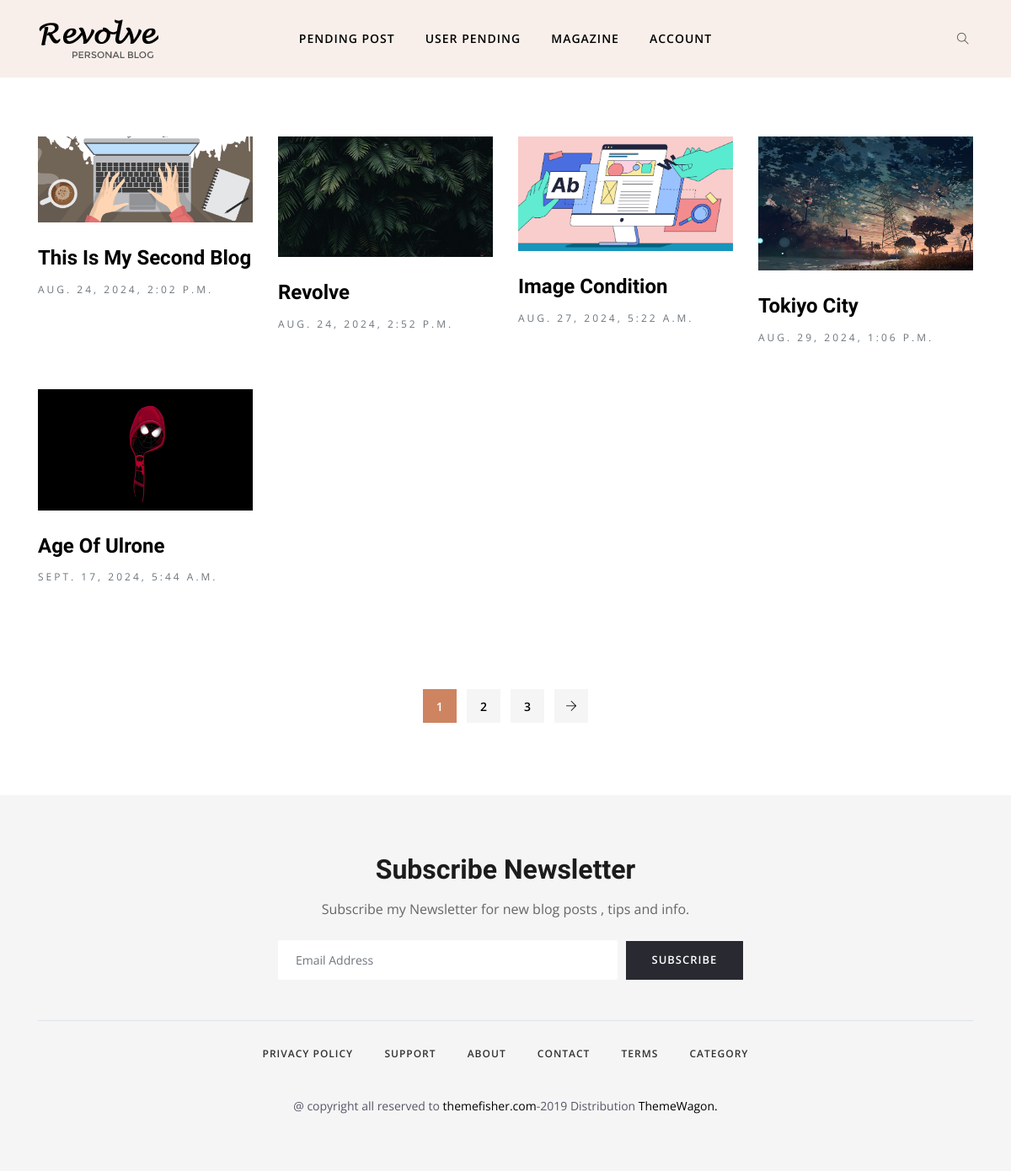
The page /adminhome on the database its author committed.
### posts/models.py (models this page shows, shortened)
class post(models.Model):
    STATUS_CHOICES = [
        ('Pending', 'Pending'),
        ('Approved', 'Approved'),
        ('Rejected', 'Rejected'),
    ]
    id = models.AutoField(primary_key=True)
    user = models.ForeignKey('register.Profile', on_delete=models.CASCADE)
    title = models.CharField(max_length=50)
    content = models.TextField()
    blog_picture = models.ImageField(upload_to='blog_pictures/')
    created_at = models.DateTimeField(auto_now_add=True)
    like = models.PositiveIntegerField(default=0)
    status = models.CharField(max_length=10, choices=STATUS_CHOICES, default='Pending')
    admin_comment = models.TextField(blank=True, null=True)
    showing = models.BooleanField(default=True)

### super/views.py (the view)
# urls.py: path('adminhome',views.adminhome,name = "adminhome"),
def adminhome(request):
    ch = request.user
    prf = Profile.objects.all()
    pst = post.objects.filter(status='Approved')
    return render(request,'admin_home.html',{'key':pst})

### templates/admin_home.html (shortened to what this page needs)
{% load static %}
<!DOCTYPE html>
<html lang="en">
<head>
	<link rel="stylesheet" href={% static "plugins/bootstrap/css/bootstrap.min.css"  %}>
	<link rel="stylesheet" href={% static "plugins/themify/css/themify-icons.css" %}>
	<link rel="stylesheet" href={% static "plugins/slick-carousel/slick-theme.css" %}>
	<link rel="stylesheet" href={% static "plugins/slick-carousel/slick.css" %}>
	<link rel="stylesheet" href={% static "plugins/owl-carousel/owl.carousel.min.css"  %}>
	<link rel="stylesheet" href={% static "plugins/owl-carousel/owl.theme.default.min.css"  %}>
	<link rel="stylesheet" href={% static "plugins/magnific-popup/magnific-popup.css"  %}>
	<link rel="stylesheet" href={% static "css/style.css"  %}>
</head>
<body>
	<header class="header-top bg-grey justify-content-center">
		<div class="container">
			<div class="row align-items-center">
				<div class="col-lg-2 col-md-4 text-center d-none d-lg-block">
					<a class="navbar-brand " href={% url 'adminhome' %}>
						<img src={% static "images/logo.png"  %} alt="" class="img-fluid">
					</a>
				</div>
				<div class="col-lg-8 col-md-12">
					<nav class="navbar navbar-expand-lg navigation-2 navigation">
						<div class="collapse navbar-collapse" id="navbar-collapse">
							<ul id="menu" class="menu navbar-nav mx-auto">
								<li class="nav-item"><a href={% url 'adminhome' %} class="nav-link">Pending Post</a></li>
								<li class="nav-item"><a href={% url 'userpending' %} class="nav-link">User Pending</a></li>
								<li class="nav-item"><a href={% url 'magazine' %} class="nav-link">Magazine</a></li>
								<li class="nav-item dropdown">
									<a class="nav-link dropdown-toggle" href="#" id="navbarDropdown3" role="button" data-toggle="dropdown"
										aria-haspopup="true" aria-expanded="false">
										Account
									</a>
								</li>
							</ul>
						</div>
					</nav>
				</div>
				<div class="col-lg-2 col-md-4 col-6">
					<div class="header-socials-2 text-right d-none d-lg-block">
						<ul class="list-inline mb-0">
							<li class="list-inline-item"><a href={% url 'search' %}><i class="ti-search"></i></a></li>
						</ul>
					</div>
				</div>
			</div>
		</div>
	</header>
	<section class="section-padding">
		<div class="container">
			<div class="row">
				<div class="col-lg-12 col-md-12 col-sm-12 col-xs-12">
					<div class="row">
						{% for item in key %}
						<div class="col-lg-3 col-md-6">
							<article class="post-grid mb-5">
								<a class="post-thumb mb-4 d-block" href={% url 'single' item.id %}>
									<img src={{ item.blog_picture.url }} alt="" class="img-fluid w-100">
								<h3 class="post-title mt-1"><a href={% url 'single' item.id %}>{{ item.title }}</a></h3>
								<span class="text-muted letter-spacing text-uppercase font-sm">{{ item.created_at}}</span>
							</article>
						</div>
						{% endfor %}
					</div>
				</div>
				<div class="m-auto">
					<div class="pagination mt-5 pt-4">
						<ul class="list-inline ">
							<li class="list-inline-item"><a href="#" class="active">1</a></li>
							<li class="list-inline-item"><a href="#">2</a></li>
							<li class="list-inline-item"><a href="#">3</a></li>
							<li class="list-inline-item"><a href="#" class="prev-posts"><i
										class="ti-arrow-right"></i></a></li>
						</ul>
					</div>
				</div>
			</div>
		</div>
	</section>
	<section class="footer-2 section-padding gray-bg pb-5">
		<div class="container">
			<div class="row justify-content-center">
				<div class="col-lg-6">
					<div class="subscribe-footer text-center">
						<div class="form-group mb-0">
							<h2 class="mb-3">Subscribe Newsletter</h2>
							<p class="mb-4">Subscribe my Newsletter for new blog posts , tips and info.
							<p>
							<div class="form-group form-row align-items-center mb-0">
								<div class="col-sm-9">
									<input type="email" class="form-control" placeholder="Email Address">
								</div>
								<div class="col-sm-3">
									<a href="#" class="btn btn-dark ">Subscribe</a>
								</div>
							</div>
						</div>
					</div>
				</div>
			</div>
			<div class="footer-btm mt-5 pt-4 border-top">
				<div class="row">
					<div class="col-lg-12">
						<ul class="list-inline footer-socials-2 text-center">
							<li class="list-inline-item"><a href="#">Privacy policy</a></li>
							<li class="list-inline-item"><a href="#">Support</a></li>
							<li class="list-inline-item"><a href="#">About</a></li>
							<li class="list-inline-item"><a href="#">Contact</a></li>
							<li class="list-inline-item"><a href="#">Terms</a></li>
							<li class="list-inline-item"><a href="#">Category</a></li>
						</ul>
					</div>
				</div>
				<div class="row justify-content-center">
					<div class="col-lg-6">
						<div class="copyright text-center ">
							@ copyright all reserved to <a href="https://themefisher.com/">themefisher.com</a>-2019
							Distribution <a href="https://themewagon.com">ThemeWagon.</a></p>
						</div>
					</div>
				</div>
			</div>
		</div>
	</section>
</body>
</html>

### static/css/style.css (style rules this page uses)
body, p { font-family: "Open Sans", sans-serif; line-height: 26px; font-size: 16px; text-rendering: optimizeLegibility; color: #666; font-weight: 400; }
html { overflow-x: hidden; width: 100%; height: 100%; }
h1, .h1, h2, .h2, h3, .h3, h4, .h4, h5, .h5, h6, .h6 { color: #1c1c1c; font-weight: 600; font-family: "Unna", serif; }
h2, .h2 { font-size: 32px; line-height: 36px; font-weight: 700; }
h3, .h3 { font-size: 24px; font-weight: 700; }
body { background: #fff; color: #575769; }
html, body { height: 100%; }
a { transition: all 0.3s ease-in-out; color: #000; }
a:link, a:visited { text-decoration: none; }
.section-padding { padding: 70px 0; position: relative; }
.form-control { box-shadow: none; border: 1px solid transparent; padding: 12px 20px; background: #f0f1f4; font-size: 14px; border-radius: 2px; }
.btn { border-radius: 0px; padding: 10px 30px; font-weight: 600; text-transform: uppercase; color: #fff; transition: 350ms; letter-spacing: 1px; font-size: 13px; border: 1px solid transparent; }
.btn-dark { background: #292931; }
.letter-spacing { letter-spacing: 3px; }
.font-sm { font-size: 12px !important; }
.bg-grey { background: #f8efea; }
.gray-bg { background: #f5f5f5; }
.navigation .menu { padding: 0px; }
.navigation .menu li { text-align: left; padding: 0px 10px; }
.navigation .menu li a { color: #000; display: inline-block; line-height: 26px; letter-spacing: 1px; }
.navigation .menu .dropdown-toggle::after { display: none; }
.navigation .menu .dropdown { position: relative; }
.dropdown-toggle::after { display: none; }
.navbar-nav .nav-link { transition: all 500ms ease; -moz-transition: all 500ms ease; -webkit-transition: all 500ms ease; -ms-transition: all 500ms ease; -o-transition: all 500ms ease; font-family: "Open Sans", sans-serif; text-transform: uppercase; font-size: 14px; font-weight: 600; padding: 25px 0px; }
.header-socials-2 a { padding: 0px 5px; font-size: 14px; color: rgba(0, 0, 0, 0.7); }
.header-top { position: relative !important; }
.navigation-2.navigation .nav-link { padding: 25px 8px; }
.pagination ul li a { width: 40px; height: 40px; background: #f5f5f5; display: inline-block; text-align: center; font-weight: 600; padding-top: 8px; font-size: 14px; }
.pagination ul li a.active { background: #ce8460; color: #fff; border-color: #ce8460; }
.post-title { text-transform: capitalize; }
.post-grid span { font-size: 15px; }
.copyright { font-size: 14px; padding-top: 20px; }
.footer-socials li, .footer-socials-2 li { margin: 0px 25px; }
.footer-socials li a, .footer-socials-2 li a { text-transform: uppercase; font-size: 12px; letter-spacing: 1px; font-weight: 600; }
.footer-socials-2 li a { color: #000; opacity: 0.8; }
.subscribe-footer .form-control { background: #fff; }
.subscribe-footer .btn { padding-top: 12px; padding-bottom: 12px; }

### rows shown on the page
post: blog_picture (picture), title "This Is My Second Blog", created_at "AUG. 24, 2024, 2:02 P.M."
post: blog_picture (picture), title "Revolve", created_at "AUG. 24, 2024, 2:52 P.M."
post: blog_picture (picture), title "Image Condition", created_at "AUG. 27, 2024, 5:22 A.M."
post: blog_picture (picture), title "Tokiyo City", created_at "AUG. 29, 2024, 1:06 P.M."
post: blog_picture (picture), title "Age Of Ulrone", created_at "SEPT. 17, 2024, 5:44 A.M."
